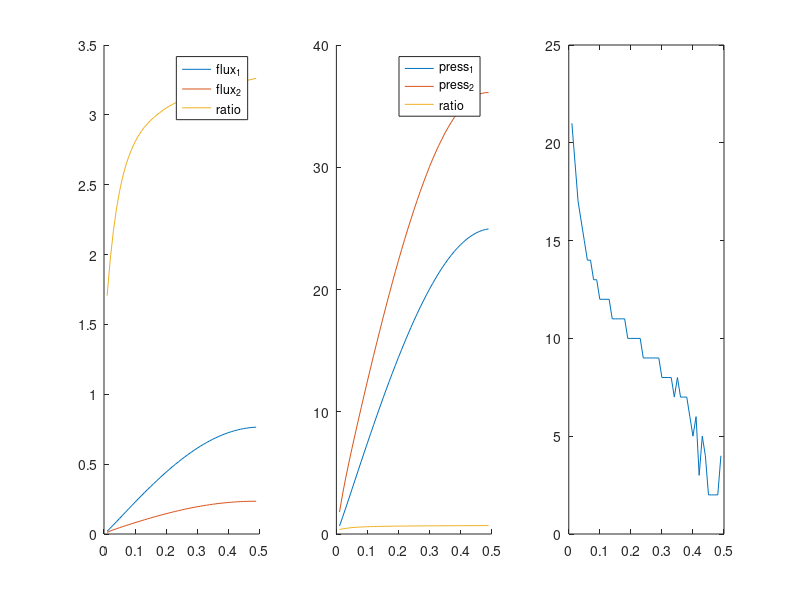

Source code (MATLAB):
A = [1	0.01	-0.0313959	0.0197928	0.0116031	13.322	0.661867	1.79666	0	0.019796	0.0115999	-1	0.643371	1.78579	21
2	0.02	-0.0627608	0.0415705	0.0211904	16.0323	1.37458	3.27225	0	0.0415753	0.0211855	-1	1.3512	3.26148	19
3	0.03	-0.0940638	0.0643407	0.0297231	18.4441	2.1187	4.58568	0	0.0643489	0.029715	-1	2.09134	4.57458	17
4	0.04	-0.125274	0.0876047	0.0376693	20.7308	2.87774	5.81235	0	0.0875948	0.0376792	-1	2.84683	5.80066	16
5	0.05	-0.156361	0.111067	0.0452932	22.9424	3.64431	6.98327	0	0.11108	0.0452803	-1	3.61011	6.97083	15
6	0.06	-0.187293	0.1346	0.0526932	25.1061	4.41128	8.12805	0	0.134582	0.0527112	-1	4.3739	8.11481	14
7	0.07	-0.21804	0.158085	0.0599553	27.2285	5.17765	9.24671	0	0.158068	0.059972	-1	5.13721	9.23261	14
8	0.08	-0.248572	0.181447	0.0671251	29.3145	5.94122	10.3451	0	0.181471	0.067101	-1	5.89782	10.3301	13
9	0.09	-0.278859	0.204667	0.0741921	31.3691	6.6988	11.434	0	0.204691	0.0741682	-1	6.65246	11.4181	13
10	0.1	-0.308871	0.227729	0.0811422	33.3921	7.4493	12.5138	0	0.227694	0.081177	-1	7.40005	12.4971	12
11	0.11	-0.338578	0.250564	0.0880136	35.3777	8.19432	13.5723	0	0.250531	0.0880467	-1	8.14226	13.5547	12
12	0.12	-0.367951	0.273154	0.094797	37.3279	8.93125	14.6173	0	0.273121	0.0948296	-1	8.87643	14.5989	12
13	0.13	-0.39696	0.295474	0.101486	39.2409	9.65941	15.6478	0	0.295442	0.101518	-1	9.60188	15.6285	12
14	0.14	-0.425578	0.317473	0.108105	41.1122	10.3795	16.6555	0	0.31752	0.108058	-1	10.3194	16.6354	11
15	0.15	-0.453776	0.339175	0.114601	42.9465	11.0875	17.6563	0	0.339222	0.114554	-1	11.0247	17.6353	11
16	0.16	-0.481526	0.36055	0.120976	44.738	11.7847	18.6386	0	0.360597	0.120929	-1	11.7194	18.6169	11
17	0.17	-0.508801	0.381574	0.127226	46.4851	12.4704	19.6018	0	0.38162	0.127181	-1	12.4026	19.5794	11
18	0.18	-0.535574	0.402224	0.133349	48.1861	13.1439	20.5453	0	0.402268	0.133305	-1	13.0737	20.5222	11
19	0.19	-0.561818	0.422521	0.139297	49.8433	13.8024	21.4782	0	0.422457	0.139361	-1	13.7299	21.4544	10
20	0.2	-0.587507	0.442377	0.145131	51.446	14.4501	22.3762	0	0.442319	0.145189	-1	14.3754	22.3516	10
21	0.21	-0.612617	0.461787	0.15083	52.9986	15.0832	23.2541	0	0.46173	0.150888	-1	15.0062	23.2289	10
22	0.22	-0.637123	0.480737	0.156386	54.4993	15.7012	24.1098	0	0.480681	0.156442	-1	15.6221	24.084	10
23	0.23	-0.660999	0.499209	0.16179	55.9463	16.3037	24.9421	0	0.499155	0.161844	-1	16.2226	24.9156	10
24	0.24	-0.684224	0.517136	0.167088	57.3335	16.8924	25.7381	0	0.517213	0.16701	-1	16.8094	25.711	9
25	0.25	-0.706773	0.534577	0.172195	58.6703	17.4613	26.5244	0	0.534658	0.172114	-1	17.3764	26.4967	9
26	0.26	-0.728624	0.551506	0.177119	59.9488	18.0131	27.2834	0	0.551583	0.177041	-1	17.9264	27.2552	9
27	0.27	-0.749757	0.567897	0.18186	61.1677	18.5474	28.0145	0	0.56797	0.181786	-1	18.459	27.9857	9
28	0.28	-0.770149	0.583731	0.186418	62.326	19.0635	28.7172	0	0.583801	0.186348	-1	18.9735	28.688	9
29	0.29	-0.789782	0.598991	0.19079	63.4226	19.5609	29.3914	0	0.599057	0.190724	-1	19.4694	29.3617	9
30	0.3	-0.808635	0.613724	0.194911	64.4623	20.036	30.0506	0	0.613631	0.195004	-1	19.943	30.0206	8
31	0.31	-0.82669	0.62781	0.198879	65.43	20.4957	30.6592	0	0.627735	0.198955	-1	20.4014	30.6288	8
32	0.32	-0.843929	0.641265	0.202664	66.3348	20.9343	31.2418	0	0.641192	0.202737	-1	20.8388	31.211	8
33	0.33	-0.860335	0.65408	0.206255	67.1745	21.3521	31.7943	0	0.654012	0.206323	-1	21.2554	31.7632	8
34	0.34	-0.875893	0.666182	0.20971	67.9424	21.7517	32.3015	0	0.666277	0.209616	-1	21.654	32.27	7
35	0.35	-0.890585	0.677725	0.21286	68.6572	22.1226	32.8121	0	0.677655	0.212931	-1	22.0238	32.7804	8
36	0.36	-0.904399	0.688522	0.215877	69.2899	22.479	33.2544	0	0.688598	0.215802	-1	22.3794	33.2224	7
37	0.37	-0.917321	0.698657	0.218664	69.8616	22.8095	33.682	0	0.698742	0.218578	-1	22.7091	33.6498	7
38	0.38	-0.929337	0.708118	0.221219	70.3644	23.1174	34.0769	0	0.708194	0.221143	-1	23.0163	34.0446	7
39	0.39	-0.940436	0.716954	0.223482	70.8035	23.3995	34.4524	0	0.716855	0.223581	-1	23.2978	34.42	6
40	0.4	-0.950607	0.724977	0.22563	71.1575	23.6664	34.7556	0	0.725058	0.225549	-1	23.5644	34.723	5
41	0.41	-0.95984	0.732369	0.227471	71.4566	23.902	35.0632	0	0.732292	0.227548	-1	23.7995	35.0306	6
42	0.42	-0.968125	0.73894	0.229186	71.6703	24.1218	35.2984	0	0.739051	0.229075	-1	24.0192	35.2657	3
43	0.43	-0.975456	0.744821	0.230635	71.8239	24.3122	35.5258	0	0.744904	0.230552	-1	24.2094	35.4931	5
44	0.44	-0.981823	0.750038	0.231785	71.9103	24.4767	35.7275	0	0.749961	0.231862	-1	24.3737	35.6948	4
45	0.45	-0.987222	0.754438	0.232783	71.9136	24.6235	35.8631	0	0.754479	0.232743	-1	24.5206	35.8304	2
46	0.46	-0.991646	0.758126	0.23352	71.8542	24.7415	35.9844	0	0.758114	0.233532	-1	24.6387	35.9518	2
47	0.47	-0.995091	0.761012	0.234079	71.7169	24.8388	36.0523	0	0.761118	0.233973	-1	24.7363	36.0198	2
48	0.48	-0.997555	0.763185	0.23437	71.5161	24.9078	36.1032	0	0.76325	0.234305	-1	24.8056	36.0709	2
49	0.49	-0.999034	0.7646	0.234434	71.2416	24.9538	36.1106	0	0.76468	0.234354	-1	24.8521	36.0785	4];

time = A(:,2);
flux_3d_1 = A(:,4);
flux_3d_2 = A(:,5);
press_3d_1 = A(:,7);
press_3d_2 = A(:,8);
flux_1d_1 = A(:,10);
flux_1d_2 = A(:,11);
press_1d_1 = A(:,13);
press_1d_2 = A(:,14);
nonlin = A(:,15);

figure
subplot(1,3,1)
hold on
plot(time,flux_3d_1)
plot(time,flux_3d_2)
plot(time,flux_3d_1./flux_3d_2)
legend('flux_1','flux_2','ratio')
subplot(1,3,2)
hold on
plot(time,press_3d_1)
plot(time,press_3d_2)
plot(time,press_3d_1./press_3d_2)
legend('press_1','press_2','ratio')
subplot(1,3,3)
plot(time,nonlin)


